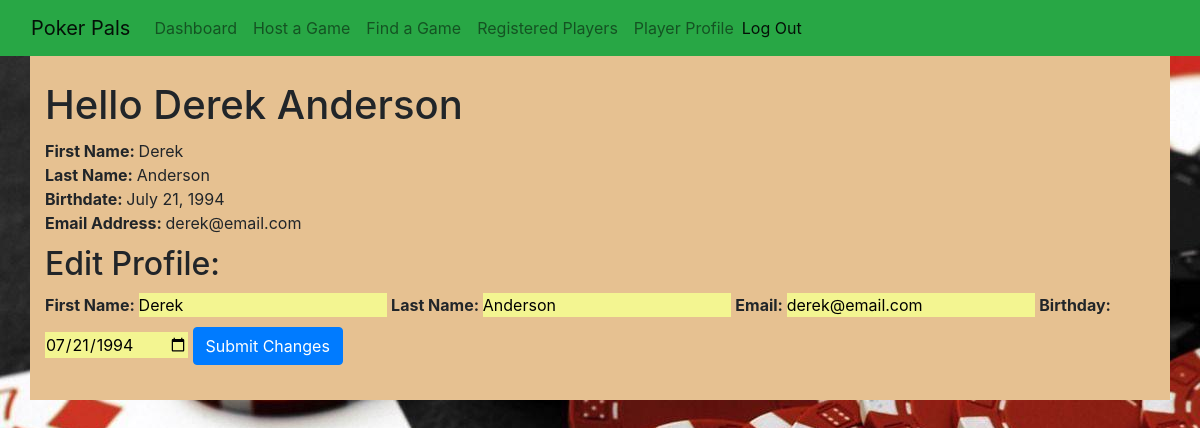
Page /profile (signed in) on the earlier database version.
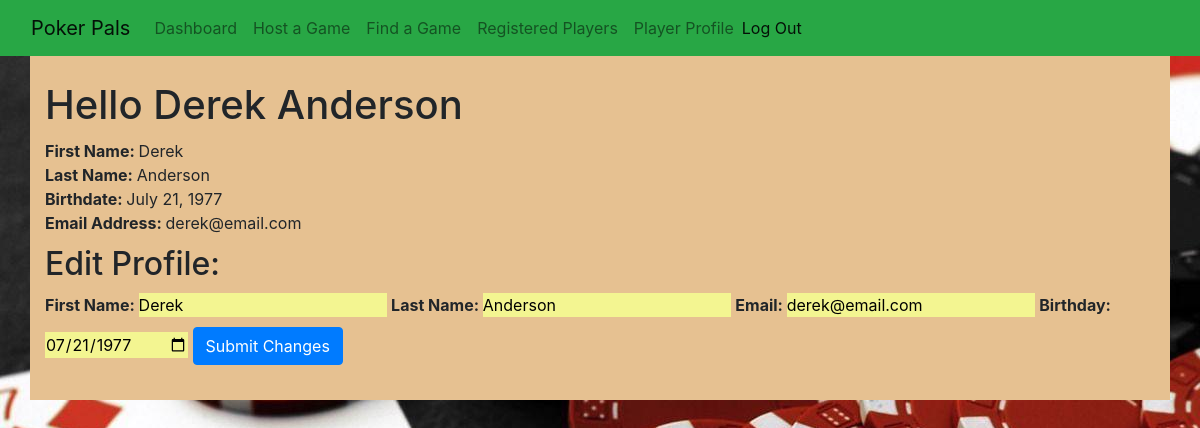
Same page on the later database version.
### poker_app/models.py (models this page shows, shortened)
class User(models.Model):
    first_name = models.CharField(max_length=45)
    last_name = models.CharField(max_length=45)
    birthdate = models.DateField()
    email = models.EmailField(unique=True)
    password = models.CharField(max_length=255)
    created_at = models.DateTimeField(auto_now_add=True)
    updated_at = models.DateTimeField(auto_now=True)
    def viewbirthdate(self):
        return '{}'.format(self.birthdate)
    objects = LoginManager()

### poker_app/views.py (the view)
# urls.py: path('profile', views.profile),
def profile(request):
    user = User.objects.get(id=request.session['user_id'])
    context = {
        'user': user,
    }
    return render(request, 'profile.html', context)

### poker_app/templates/profile.html (shortened to what this page needs)
<!DOCTYPE html>
<html lang="en">
    <head>
        <link
            href="https://stackpath.bootstrapcdn.com/bootstrap/4.5.0/css/bootstrap.min.css"
            rel="stylesheet"
        />
        {% load static %}
        <link rel="stylesheet" href="{% static 'css/style.css' %}" />
    </head>
    <body>
        <nav class="navbar navbar-expand-lg navbar-light bg-success">
            <div class="container-fluid">
                <a class="navbar-brand" href="/dashboard">Poker Pals</a>
                <div class="collapse navbar-collapse" id="navbarSupportedContent">
                    <ul class="navbar-nav me-auto mb-2 mb-lg-0">
                        <li class="nav-item">
                            <a class="nav-link" aria-current="page" href="/dashboard">Dashboard</a>
                        </li>
                        <li class="nav-item">
                            <a class="nav-link" aria-current="page" href="/host">Host a Game</a>
                        </li>
                        <li class="nav-item">
                            <a class="nav-link" href="/events">Find a Game</a>
                        </li>
                        <li class="nav-item">
                            <a class="nav-link" aria-current="page" href="/players">Registered Players</a>
                        </li>
                        <li class="nav-item">
                            <a class="nav-link" aria-current="page" href="/profile">Player Profile</a>
                        </li>
                    </ul>
                    <span class="navbar-text">
                        <a href="/logout">Log Out</a>
                    </span>
                </div>
            </div>
        </nav>
        <div class="container">
            <div class="row">
                <div class="col-sm">
                    <h1>Hello {{user.first_name}} {{user.last_name}}</h1>
                    <p><strong>First Name: </strong>{{user.first_name }}</p>
                    <p><strong>Last Name: </strong> {{user.last_name }}</p>
                    <p><strong>Birthdate: </strong>{{user.birthdate}}</p>
                    <p><strong>Email Address: </strong>{{user.email}}</p>
                    <h2>Edit Profile:</h2>
                    <form action="/edit/{{user.id}}" method="POST">
                        {% csrf_token %} <strong>First Name: </strong><input type="text" name="first_name" value="{{user.first_name}}" />
                        <strong>Last Name: </strong>
                        <input type="text" name="last_name" value="{{user.last_name}}" />
                        <strong>Email: </strong><input type="text" name="email" value="{{user.email}}" /> <strong>Birthday: </strong
                        ><input type="date" name="birthdate" value="{{user.viewbirthdate}}" />
                        <button class="btn btn-primary">Submit Changes</button>
                    </form>
                </div>
            </div>
        </div>
    </body>
</html>

Differences in the rows shown:
changed User "Derek": birthdate "July 21, 1994" → "July 21, 1977"; birthdate "07/21/1994" → "07/21/1977"
